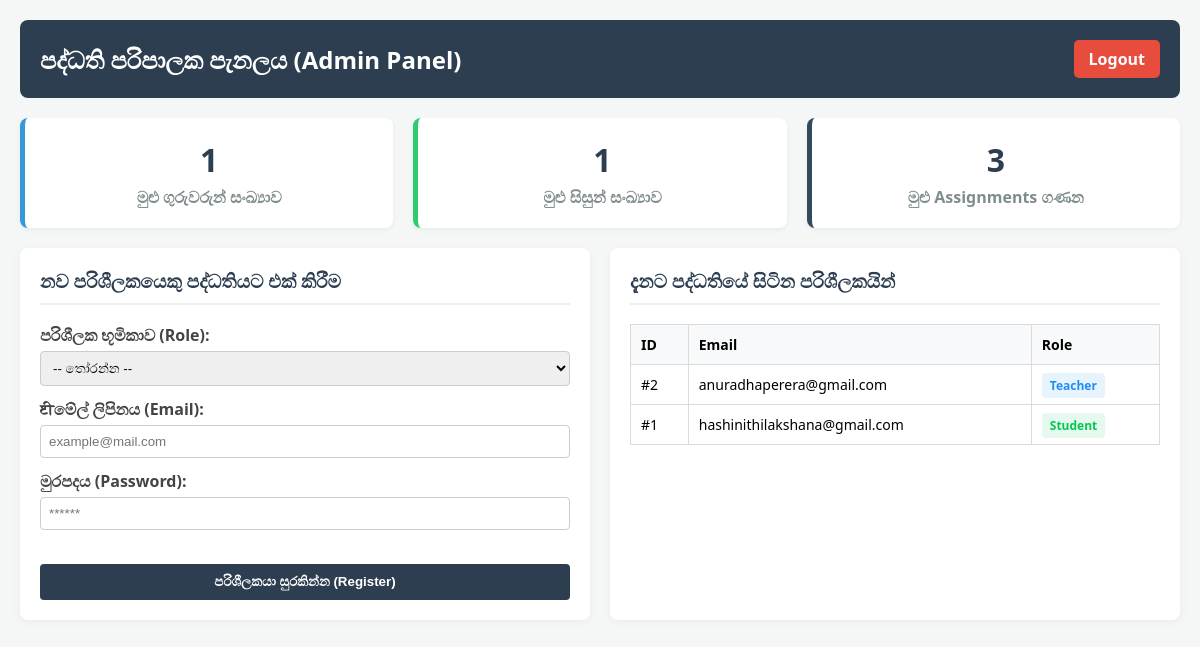
/admin_dashboard.php (signed in), run on the app's committed database.
### tables this page shows
CREATE TABLE `users` (
  `id` int(11) NOT NULL,
  `email` varchar(100) NOT NULL,
  `password` varchar(255) NOT NULL,
  `role` enum('student','teacher','admin') NOT NULL
);

### admin_dashboard.php (the view, shortened to what this page needs)
<?php
include 'db.php';
$count_teachers = 0;
$count_students = 0;
$count_assignments = 0;
$teachers_q = $conn->query("SELECT COUNT(*) AS total FROM users WHERE role='teacher'");
if($teachers_q) { $count_teachers = $teachers_q->fetch_assoc()['total']; }
$students_q = $conn->query("SELECT COUNT(*) AS total FROM users WHERE role='student'");
if($students_q) { $count_students = $students_q->fetch_assoc()['total']; }
$assignments_q = $conn->query("SELECT COUNT(*) AS total FROM assignments");
if($assignments_q) { $count_assignments = $assignments_q->fetch_assoc()['total']; }
$all_users = $conn->query("SELECT id, email, role FROM users WHERE role != 'admin' ORDER BY id DESC");
?>
<!DOCTYPE html>
<html lang="si">
<head>
</head>
<body>
    <div class="header">
        <h1>පද්ධති පරිපාලක පැනලය (Admin Panel)</h1>
        <a href="logout.php" class="btn-logout">Logout</a>
    </div>
    <div class="stats-grid">
        <div class="stat-card blue">
            <h2><?php echo $count_teachers; ?></h2>
            <p>මුළු ගුරුවරුන් සංඛ්‍යාව</p>
        </div>
        <div class="stat-card green">
            <h2><?php echo $count_students; ?></h2>
            <p>මුළු සිසුන් සංඛ්‍යාව</p>
        </div>
        <div class="stat-card">
            <h2><?php echo $count_assignments; ?></h2>
            <p>මුළු Assignments ගණන</p>
        </div>
    </div>
    <div class="dashboard-grid">
        <div class="card">
            <h3>නව පරිශීලකයෙකු පද්ධතියට එක් කිරීම</h3>
            <form action="" method="POST">
                <div class="form-group">
                    <label>පරිශීලක භූමිකාව (Role):</label>
                    <select name="role" id="user_role" onchange="toggleFields()" required>
                        <option value="">-- තෝරන්න --</option>
                    </select>
                </div>
                <div class="form-group">
                    <label>ਈමේල් ලිපිනය (Email):</label>
                    <input type="email" name="email" placeholder="example@mail.com" required>
                </div>
                <div class="form-group">
                    <label>මුරපදය (Password):</label>
                    <input type="password" name="password" placeholder="******" required>
                </div>
                <br>
                <button type="submit" name="add_user" class="btn-primary">පරිශීලකයා සුරකින්න (Register)</button>
            </form>
        </div>
        <div class="card">
            <h3>දැනට පද්ධතියේ සිටින පරිශීලකයින්</h3>
            <table>
                <thead>
                    <tr>
                        <th>ID</th>
                        <th>Email</th>
                        <th>Role</th>
                    </tr>
                </thead>
                <tbody>
                    <?php if ($all_users && $all_users->num_rows > 0): ?>
                        <?php while($user = $all_users->fetch_assoc()): ?>
                            <tr>
                                <td>#<?php echo $user['id']; ?></td>
                                <td><?php echo htmlspecialchars($user['email']); ?></td>
                                <td>
                                    <?php if($user['role'] == 'teacher'): ?>
                                        <span class="badge badge-teacher">Teacher</span>
                                    <?php else: ?>
                                        <span class="badge badge-student">Student</span>
                                    <?php endif; ?>
                                </td>
                            </tr>
                        <?php endwhile; ?>
                    <?php else: ?>
                        <tr><td colspan="3" style="text-align:center;">පද්ධතියේ වෙනත් පරිශීලකයන් කිසිවෙකු නැත.</td></tr>
                    <?php endif; ?>
                </tbody>
            </table>
        </div>
    </div>
</body>
</html>

### admin_dashboard.php (style rules this page uses)
body { font-family: 'Segoe UI', sans-serif; background: #f4f7f6; margin: 0; padding: 20px; }
.header { background: #2c3e50; color: white; padding: 20px; border-radius: 8px; display: flex; justify-content: space-between; align-items: center; margin-bottom: 20px; }
.header h1 { margin: 0; font-size: 24px; }
.btn-logout { background: #e74c3c; color: white; padding: 8px 15px; text-decoration: none; border-radius: 5px; font-weight: bold; }
.stats-grid { display: grid; grid-template-columns: repeat(3, 1fr); gap: 20px; margin-bottom: 20px; }
.stat-card { background: white; padding: 20px; border-radius: 8px; text-align: center; box-shadow: 0 2px 5px rgba(0,0,0,0.05); border-left: 5px solid #34495e; }
.stat-card.blue { border-left-color: #3498db; }
.stat-card.green { border-left-color: #2ecc71; }
.stat-card h2 { margin: 0; font-size: 32px; color: #2c3e50; }
.stat-card p { margin: 5px 0 0 0; color: #7f8c8d; font-weight: bold; }
.dashboard-grid { display: grid; grid-template-columns: 1fr 1fr; gap: 20px; }
.card { background: white; padding: 20px; border-radius: 8px; box-shadow: 0 2px 10px rgba(0,0,0,0.05); }
.card h3 { margin-top: 0; color: #2c3e50; border-bottom: 2px solid #ecf0f1; padding-bottom: 10px; }
.form-group { margin-bottom: 12px; }
.form-group label { display: block; margin-bottom: 5px; font-weight: 600; color: #444; }
.form-group input, .form-group select { width: 100%; padding: 8px; border: 1px solid #ccc; border-radius: 4px; box-sizing: border-box; }
table { width: 100%; border-collapse: collapse; margin-top: 10px; }
table, th, td { border: 1px solid #dbdbdb; }
th, td { padding: 10px; text-align: left; font-size: 14px; }
th { background-color: #f8f9fa; }
.badge { padding: 4px 8px; border-radius: 4px; font-size: 12px; font-weight: bold; }
.badge-teacher { background: #e8f4fd; color: #1d8cf8; }
.badge-student { background: #e6f9ee; color: #00c851; }
.btn-primary { background: #2c3e50; color: white; border: none; padding: 10px 15px; border-radius: 4px; cursor: pointer; font-weight: bold; width: 100%; }

### data on the page
users: id "2", email "anuradhaperera@gmail.com", role "Teacher"
users: id "1", email "hashinithilakshana@gmail.com", role "Student"

### other printed values
$count_teachers "1"
$count_students "1"
$count_assignments "3"
